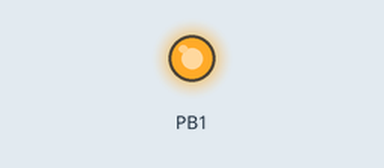
Simulated run of this sketch. Board: ATtiny85, built with avr-gcc and run on an emulated ATtiny85. Shown: output pins drawn as LEDs (lit = HIGH).

Above: at 0.1 s.
At 4.7 s:
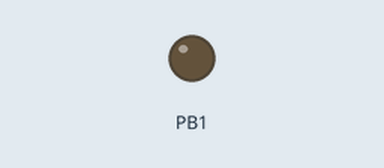
Timing chart, 0 to 6.2 s (numbered marks = the images above):
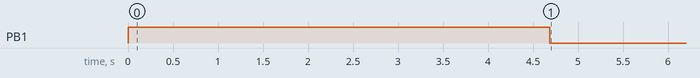

The sketch:

linux_terminal.ino
```cpp
#include "DigiKeyboard.h"

void setup() {
  // put your setup code here, to run once:
  pinMode(1,OUTPUT);
  digitalWrite(1,HIGH);


  DigiKeyboard.delay(1000);
  DigiKeyboard.sendKeyStroke(0);
  DigiKeyboard.sendKeyStroke(0,MOD_GUI_LEFT);
  DigiKeyboard.delay(500);

  DigiKeyboard.print("terminal\n");
  DigiKeyboard.delay(500);

  DigiKeyboard.sendKeyStroke(KEY_T,MOD_CONTROL_LEFT | MOD_SHIFT_LEFT);
  DigiKeyboard.delay(500);

  DigiKeyboard.print("nano v.c\n");
 // DigiKeyboard.print(500);

  //DigiKeyboard.print("i");
  //DigiKeyboard.print(500);

  DigiKeyboard.print("#include<stdio.h>\n");
  DigiKeyboard.print("int main()\n{\n");
  DigiKeyboard.print("printf(\"hello world \");\n");
  DigiKeyboard.print("}\n");

  DigiKeyboard.sendKeyStroke(KEY_X,MOD_CONTROL_LEFT);
 // DigiKeyboard.print(500);
  DigiKeyboard.print("y\n");

  //DigiKeyboard.print("!:wq\n");
  //DigiKeyboard.print(500);

  DigiKeyboard.print("gcc v.c\n");
  DigiKeyboard.delay(2000);

  DigiKeyboard.print("./a.out\n");

  digitalWrite(1,LOW);

}

void loop() {
  // put your main code here, to run repeatedly:

}
```
